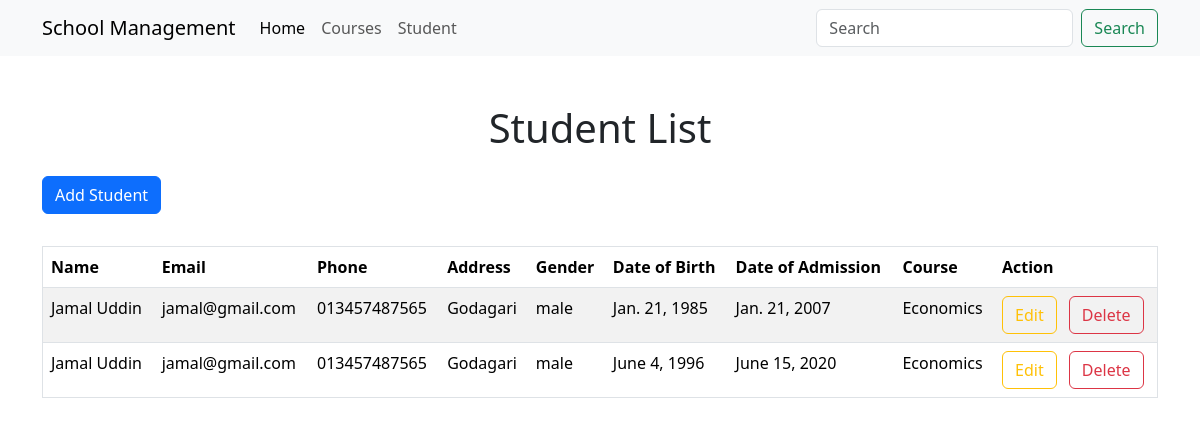
The app's page /student/, older data.
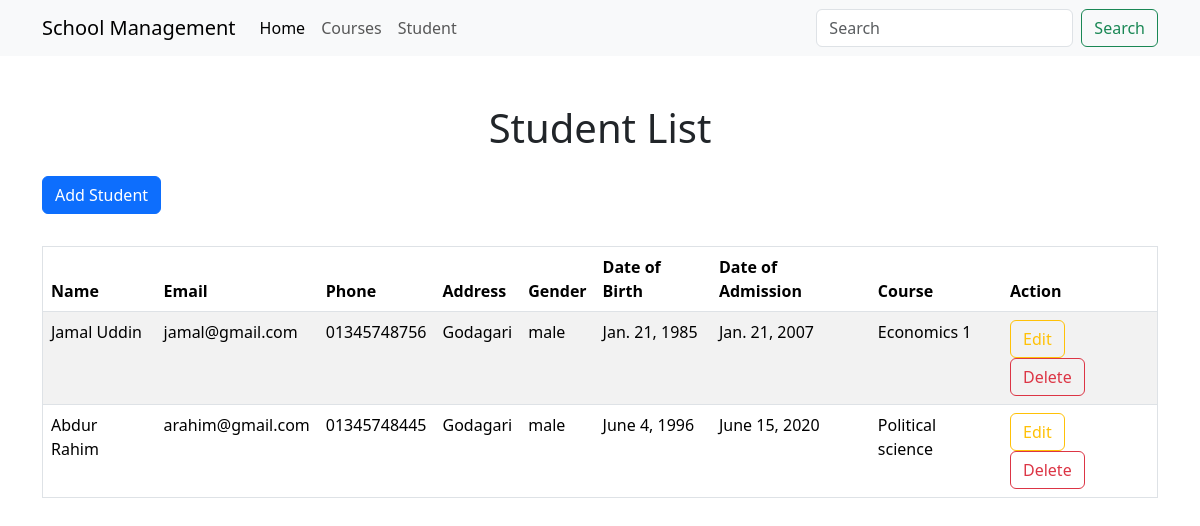
The same page, newer data.
### student/models.py (models this page shows, shortened)
class Student(models.Model):
    name = models.CharField(max_length=100)
    email = models.EmailField()
    phone = models.CharField(max_length=20)
    address = models.CharField(max_length=200)
    gender = models.CharField(max_length=10)
    date_of_birth = models.DateField()
    date_of_admission = models.DateField()
    photo = models.ImageField(upload_to=student_directory_path, null=True, blank=True)
    course = models.ForeignKey('course.Course', on_delete=models.CASCADE)

### course/models.py (models this page shows)
class Course(models.Model):
    name = models.CharField(max_length=100)
    course_code = models.CharField(max_length=10)
    credit = models.IntegerField()
    price = models.DecimalField(max_digits=10, decimal_places=2)
    is_active = models.BooleanField(default=True)
    def __str__(self):
        return self.name

### student/views.py (the view)
# urls.py: path('student/', views.student_index, name='student_index'),
def student_index(request):
    students = Student.objects.all()
    return render(request, 'student/index.html', {'students': students})

### student/templates/student/index.html (shortened to what this page needs)
{% extends 'base.html' %}
{% block content %}
    <h1 class="text-center">Student List</h1>
    <a href="{% url 'student_create' %}" class="btn btn-primary my-3">Add Student</a>
    <table class="table table-striped table-hover mt-3 border">
        <thead>
            <th>Name</th>
            <th>Email</th>
            <th>Phone</th>
            <th>Address</th>
            <th>Gender</th>
            <th>Date of Birth</th>
            <th>Date of Admission</th>
            <th>Course</th>
            <th>Action</th>
        </thead>
        <tbody>
            {% for student in students %}
            <tr>
                <td>{{ student.name }}</td>
                <td>{{ student.email }}</td>
                <td>{{ student.phone }}</td>
                <td>{{ student.address }}</td>
                <td>{{ student.gender }}</td>
                <td>{{ student.date_of_birth }}</td>
                <td>{{ student.date_of_admission }}</td>
                <td>{{ student.course }}</td>
                <td>
                    <a href="{% url 'student_edit' student.id %}" class="btn btn-outline-warning me-2">Edit</a>
                    <a href="" class="btn btn-outline-danger">Delete</a>
                </td>
            </tr>
            {% endfor %}
        </tbody>
    </table>
{% endblock content %}

Row changes from the older to the newer data that the page shows:
changed Student "Jamal Uddin": phone "013457487565" → "01345748756"; course "Economics" → "Economics 1"
changed Student: name "Jamal Uddin" → "Abdur Rahim"; email "jamal@gmail.com" → "arahim@gmail.com"; phone "013457487565" → "01345748445"; course "Economics" → "Political science"
